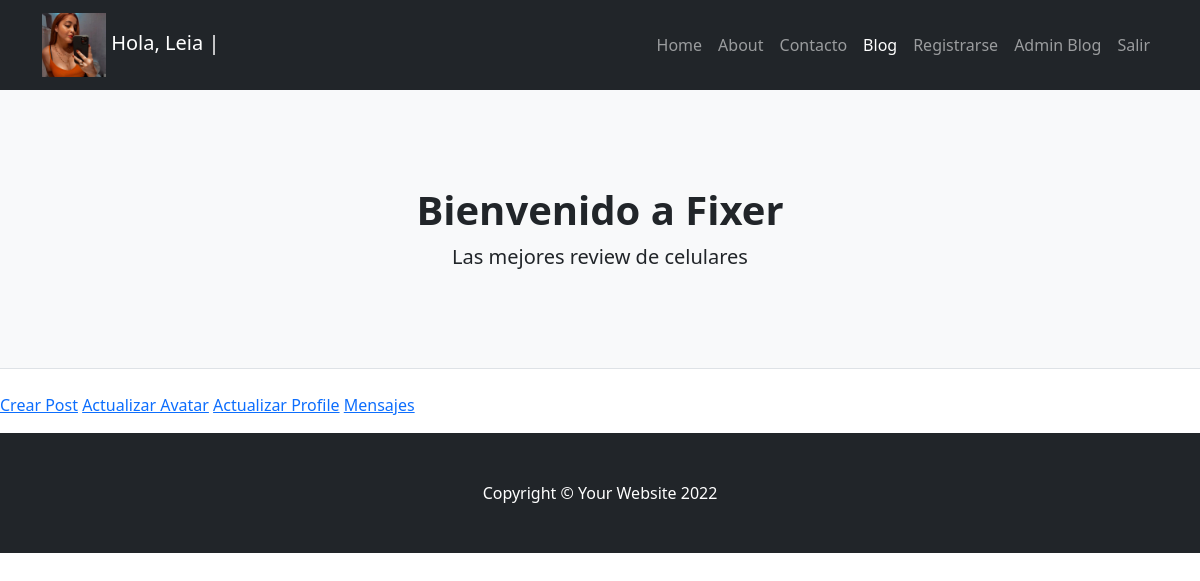
/ejemplo-celulares/listar/ (signed in), run on an earlier commit of the app's database.
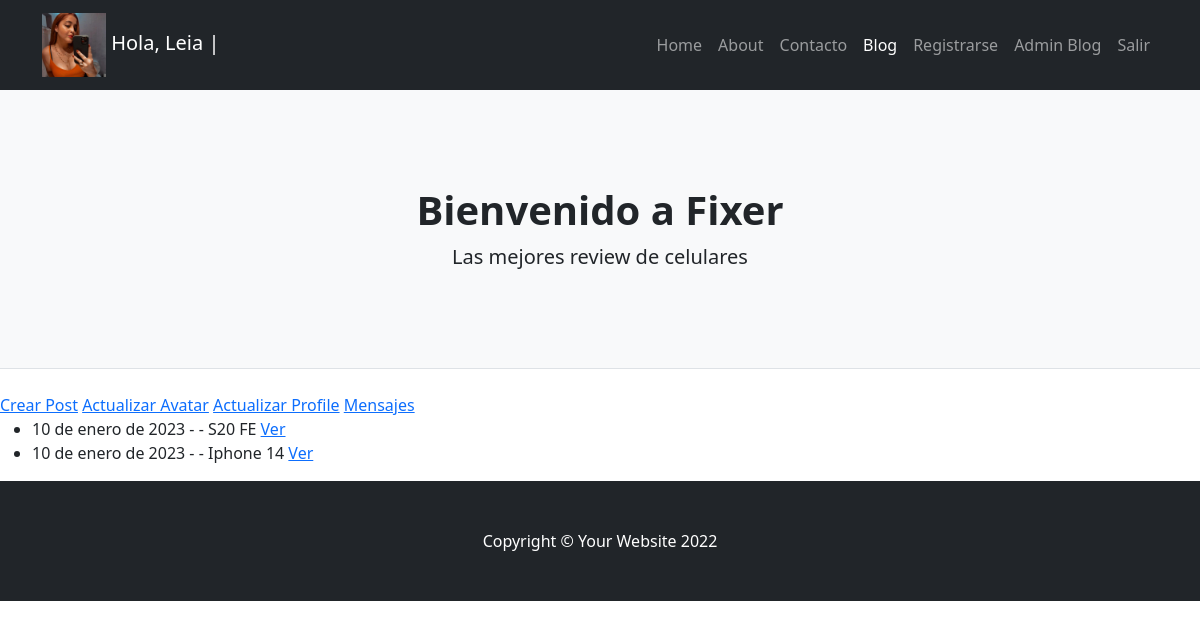
And on a later commit of the database.
### ejemplo_celulares/models.py (models this page shows)
class Post(models.Model):
    titulo = models.CharField(max_length=100)
    sub_titulo = models.CharField(max_length=100)
    texto = models.TextField(max_length=3000)
    publicado_el = models.DateField()
    imagen = models.ImageField(upload_to="posteos", null="True", blank=True)

### ejemplo_celulares/views.py (the view)
# urls.py: path('ejemplo-celulares/listar/', PostListar.as_view(), name="ejemplo-celulares-listar"),
class PostListar(ListView):
    model = Post

### ejemplo_celulares/templates/ejemplo_celulares/post_list.html (shortened to what this page needs)
{% extends 'ejemplo_celulares/base.html' %}
{% block contenido %}
{% if user.is_authenticated %}
    <a href="{% url 'ejemplo-celulares-crear' %}">Crear Post</a>
    {% if user.avatar.imagen %}
        <a href="{% url 'ejemplo-celulares-avatars-actualizar' user.avatar.id %}">Actualizar Avatar</a>
    {% endif %}
    <a href="{% url 'ejemplo-celulares-users-actualizar' user.id %}">Actualizar Profile</a>
    <a href="{% url 'ejemplo-celulares-mensajes-listar' %}">Mensajes</a>
{% endif %}
<ul>
{% for post in object_list %}
    <li>
        {{post.publicado_el}} - - {{post.titulo}}
        <a href="{% url 'ejemplo-celulares-detalle' post.id %}">Ver</a>
    </li>
{% endfor %}
</ul>
{% endblock %}

What changed in the data, as far as the page shows it:
added Post: publicado_el "10 de enero de 2023", titulo "S20 FE"
added Post: publicado_el "10 de enero de 2023", titulo "Iphone 14"
